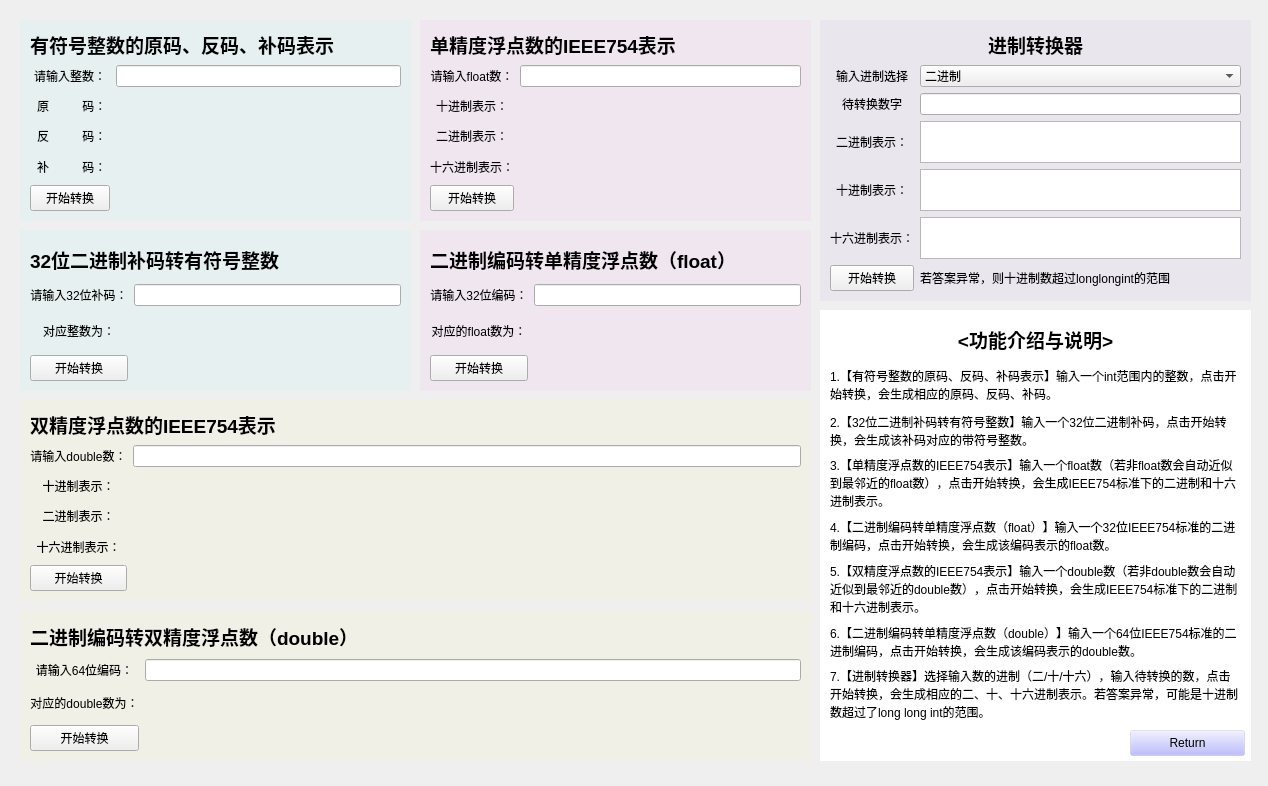
<?xml version="1.0" encoding="UTF-8"?>
<ui version="4.0">
 <class>Secondwindow</class>
 <widget class="QWidget" name="Secondwindow">
  <property name="geometry">
   <rect>
    <x>0</x>
    <y>0</y>
    <width>1268</width>
    <height>786</height>
   </rect>
  </property>
  <property name="sizePolicy">
   <sizepolicy hsizetype="Minimum" vsizetype="Minimum">
    <horstretch>0</horstretch>
    <verstretch>0</verstretch>
   </sizepolicy>
  </property>
  <property name="windowTitle">
   <string>Form</string>
  </property>
  <widget class="QLabel" name="label_8">
   <property name="geometry">
    <rect>
     <x>20</x>
     <y>20</y>
     <width>391</width>
     <height>201</height>
    </rect>
   </property>
   <property name="autoFillBackground">
    <bool>false</bool>
   </property>
   <property name="styleSheet">
    <string notr="true">background-color: rgba(0, 255, 255, 10);</string>
   </property>
   <property name="text">
    <string/>
   </property>
  </widget>
  <widget class="QWidget" name="gridLayoutWidget">
   <property name="geometry">
    <rect>
     <x>30</x>
     <y>30</y>
     <width>371</width>
     <height>181</height>
    </rect>
   </property>
   <layout class="QGridLayout" name="gridLayout">
    <item row="1" column="0">
     <widget class="QLabel" name="label">
      <property name="text">
       <string>请输入整数：</string>
      </property>
      <property name="alignment">
       <set>Qt::AlignCenter</set>
      </property>
     </widget>
    </item>
    <item row="4" column="0">
     <widget class="QLabel" name="label_6">
      <property name="text">
       <string> 补          码：</string>
      </property>
      <property name="alignment">
       <set>Qt::AlignCenter</set>
      </property>
     </widget>
    </item>
    <item row="2" column="1">
     <widget class="QLabel" name="label_3">
      <property name="text">
       <string/>
      </property>
     </widget>
    </item>
    <item row="5" column="0">
     <widget class="QPushButton" name="pushButton">
      <property name="text">
       <string>开始转换</string>
      </property>
     </widget>
    </item>
    <item row="1" column="1">
     <widget class="QLineEdit" name="lineEdit"/>
    </item>
    <item row="4" column="1">
     <widget class="QLabel" name="label_7">
      <property name="text">
       <string/>
      </property>
     </widget>
    </item>
    <item row="2" column="0">
     <widget class="QLabel" name="label_2">
      <property name="layoutDirection">
       <enum>Qt::LeftToRight</enum>
      </property>
      <property name="text">
       <string> 原          码：</string>
      </property>
      <property name="alignment">
       <set>Qt::AlignCenter</set>
      </property>
     </widget>
    </item>
    <item row="3" column="1">
     <widget class="QLabel" name="label_5">
      <property name="text">
       <string/>
      </property>
     </widget>
    </item>
    <item row="0" column="0" colspan="2">
     <widget class="QLabel" name="label_9">
      <property name="font">
       <font>
        <pointsize>14</pointsize>
        <bold>true</bold>
       </font>
      </property>
      <property name="text">
       <string>有符号整数的原码、反码、补码表示</string>
      </property>
     </widget>
    </item>
    <item row="3" column="0">
     <widget class="QLabel" name="label_4">
      <property name="text">
       <string> 反          码：</string>
      </property>
      <property name="alignment">
       <set>Qt::AlignCenter</set>
      </property>
     </widget>
    </item>
   </layout>
  </widget>
  <widget class="QLabel" name="label_10">
   <property name="geometry">
    <rect>
     <x>20</x>
     <y>230</y>
     <width>391</width>
     <height>161</height>
    </rect>
   </property>
   <property name="autoFillBackground">
    <bool>false</bool>
   </property>
   <property name="styleSheet">
    <string notr="true">background-color: rgba(0, 255, 255, 10);</string>
   </property>
   <property name="text">
    <string/>
   </property>
  </widget>
  <widget class="QWidget" name="gridLayoutWidget_2">
   <property name="geometry">
    <rect>
     <x>30</x>
     <y>240</y>
     <width>371</width>
     <height>141</height>
    </rect>
   </property>
   <layout class="QGridLayout" name="gridLayout_2">
    <item row="0" column="0" colspan="2">
     <widget class="QLabel" name="label_18">
      <property name="font">
       <font>
        <pointsize>14</pointsize>
        <bold>true</bold>
       </font>
      </property>
      <property name="text">
       <string>32位二进制补码转有符号整数</string>
      </property>
     </widget>
    </item>
    <item row="1" column="1">
     <widget class="QLineEdit" name="lineEdit_2"/>
    </item>
    <item row="1" column="0">
     <widget class="QLabel" name="label_11">
      <property name="text">
       <string>请输入32位补码：</string>
      </property>
      <property name="alignment">
       <set>Qt::AlignCenter</set>
      </property>
     </widget>
    </item>
    <item row="2" column="1">
     <widget class="QLabel" name="label_15">
      <property name="text">
       <string/>
      </property>
     </widget>
    </item>
    <item row="3" column="0">
     <widget class="QPushButton" name="pushButton_2">
      <property name="text">
       <string>开始转换</string>
      </property>
     </widget>
    </item>
    <item row="2" column="0">
     <widget class="QLabel" name="label_12">
      <property name="text">
       <string>对应整数为：</string>
      </property>
      <property name="alignment">
       <set>Qt::AlignCenter</set>
      </property>
     </widget>
    </item>
   </layout>
  </widget>
  <widget class="QLabel" name="label_13">
   <property name="geometry">
    <rect>
     <x>420</x>
     <y>20</y>
     <width>391</width>
     <height>201</height>
    </rect>
   </property>
   <property name="autoFillBackground">
    <bool>false</bool>
   </property>
   <property name="styleSheet">
    <string notr="true">background-color: rgba(255, 0, 255, 10);</string>
   </property>
   <property name="text">
    <string/>
   </property>
  </widget>
  <widget class="QWidget" name="gridLayoutWidget_3">
   <property name="geometry">
    <rect>
     <x>430</x>
     <y>30</y>
     <width>371</width>
     <height>181</height>
    </rect>
   </property>
   <layout class="QGridLayout" name="gridLayout_3">
    <item row="5" column="1">
     <widget class="QLabel" name="label_19">
      <property name="styleSheet">
       <string notr="true">color: rgb(255, 0, 0);</string>
      </property>
      <property name="text">
       <string/>
      </property>
     </widget>
    </item>
    <item row="2" column="0">
     <widget class="QLabel" name="label_21">
      <property name="layoutDirection">
       <enum>Qt::LeftToRight</enum>
      </property>
      <property name="text">
       <string>十进制表示：</string>
      </property>
      <property name="alignment">
       <set>Qt::AlignCenter</set>
      </property>
     </widget>
    </item>
    <item row="5" column="0">
     <widget class="QPushButton" name="pushButton_3">
      <property name="text">
       <string>开始转换</string>
      </property>
     </widget>
    </item>
    <item row="3" column="0">
     <widget class="QLabel" name="label_22">
      <property name="layoutDirection">
       <enum>Qt::LeftToRight</enum>
      </property>
      <property name="text">
       <string>二进制表示：</string>
      </property>
      <property name="alignment">
       <set>Qt::AlignCenter</set>
      </property>
     </widget>
    </item>
    <item row="0" column="0" colspan="2">
     <widget class="QLabel" name="label_23">
      <property name="font">
       <font>
        <pointsize>14</pointsize>
        <bold>true</bold>
       </font>
      </property>
      <property name="text">
       <string>单精度浮点数的IEEE754表示</string>
      </property>
     </widget>
    </item>
    <item row="1" column="0">
     <widget class="QLabel" name="label_14">
      <property name="text">
       <string>请输入float数：</string>
      </property>
      <property name="alignment">
       <set>Qt::AlignCenter</set>
      </property>
     </widget>
    </item>
    <item row="1" column="1">
     <widget class="QLineEdit" name="lineEdit_3"/>
    </item>
    <item row="4" column="0">
     <widget class="QLabel" name="label_20">
      <property name="layoutDirection">
       <enum>Qt::LeftToRight</enum>
      </property>
      <property name="text">
       <string>十六进制表示：</string>
      </property>
      <property name="alignment">
       <set>Qt::AlignCenter</set>
      </property>
     </widget>
    </item>
    <item row="2" column="1">
     <widget class="QLabel" name="label_16">
      <property name="text">
       <string/>
      </property>
     </widget>
    </item>
    <item row="3" column="1">
     <widget class="QLabel" name="label_17">
      <property name="text">
       <string/>
      </property>
     </widget>
    </item>
    <item row="4" column="1">
     <widget class="QLabel" name="label_24">
      <property name="text">
       <string/>
      </property>
     </widget>
    </item>
   </layout>
  </widget>
  <widget class="QLabel" name="label_34">
   <property name="geometry">
    <rect>
     <x>20</x>
     <y>400</y>
     <width>791</width>
     <height>201</height>
    </rect>
   </property>
   <property name="autoFillBackground">
    <bool>false</bool>
   </property>
   <property name="styleSheet">
    <string notr="true">background-color: rgba(255, 255, 0, 10);</string>
   </property>
   <property name="text">
    <string/>
   </property>
  </widget>
  <widget class="QWidget" name="gridLayoutWidget_4">
   <property name="geometry">
    <rect>
     <x>30</x>
     <y>410</y>
     <width>771</width>
     <height>181</height>
    </rect>
   </property>
   <layout class="QGridLayout" name="gridLayout_5">
    <item row="5" column="1">
     <widget class="QLabel" name="label_35">
      <property name="styleSheet">
       <string notr="true">color: rgb(255, 0, 0);</string>
      </property>
      <property name="text">
       <string/>
      </property>
     </widget>
    </item>
    <item row="2" column="0">
     <widget class="QLabel" name="label_36">
      <property name="layoutDirection">
       <enum>Qt::LeftToRight</enum>
      </property>
      <property name="text">
       <string>十进制表示：</string>
      </property>
      <property name="alignment">
       <set>Qt::AlignCenter</set>
      </property>
     </widget>
    </item>
    <item row="5" column="0">
     <widget class="QPushButton" name="pushButton_5">
      <property name="text">
       <string>开始转换</string>
      </property>
     </widget>
    </item>
    <item row="3" column="0">
     <widget class="QLabel" name="label_37">
      <property name="layoutDirection">
       <enum>Qt::LeftToRight</enum>
      </property>
      <property name="text">
       <string>二进制表示：</string>
      </property>
      <property name="alignment">
       <set>Qt::AlignCenter</set>
      </property>
     </widget>
    </item>
    <item row="0" column="0" colspan="2">
     <widget class="QLabel" name="label_38">
      <property name="font">
       <font>
        <pointsize>14</pointsize>
        <bold>true</bold>
       </font>
      </property>
      <property name="text">
       <string>双精度浮点数的IEEE754表示</string>
      </property>
     </widget>
    </item>
    <item row="1" column="0">
     <widget class="QLabel" name="label_39">
      <property name="text">
       <string>请输入double数：</string>
      </property>
      <property name="alignment">
       <set>Qt::AlignCenter</set>
      </property>
     </widget>
    </item>
    <item row="1" column="1">
     <widget class="QLineEdit" name="lineEdit_5"/>
    </item>
    <item row="4" column="0">
     <widget class="QLabel" name="label_40">
      <property name="layoutDirection">
       <enum>Qt::LeftToRight</enum>
      </property>
      <property name="text">
       <string>十六进制表示：</string>
      </property>
      <property name="alignment">
       <set>Qt::AlignCenter</set>
      </property>
     </widget>
    </item>
    <item row="2" column="1">
     <widget class="QLabel" name="label_41">
      <property name="text">
       <string/>
      </property>
     </widget>
    </item>
    <item row="3" column="1">
     <widget class="QLabel" name="label_42">
      <property name="text">
       <string/>
      </property>
     </widget>
    </item>
    <item row="4" column="1">
     <widget class="QLabel" name="label_43">
      <property name="text">
       <string/>
      </property>
     </widget>
    </item>
   </layout>
  </widget>
  <widget class="QLabel" name="label_44">
   <property name="geometry">
    <rect>
     <x>420</x>
     <y>230</y>
     <width>391</width>
     <height>161</height>
    </rect>
   </property>
   <property name="autoFillBackground">
    <bool>false</bool>
   </property>
   <property name="styleSheet">
    <string notr="true">background-color: rgba(255, 0, 255, 10);</string>
   </property>
   <property name="text">
    <string/>
   </property>
  </widget>
  <widget class="QWidget" name="gridLayoutWidget_5">
   <property name="geometry">
    <rect>
     <x>430</x>
     <y>240</y>
     <width>371</width>
     <height>141</height>
    </rect>
   </property>
   <layout class="QGridLayout" name="gridLayout_6">
    <item row="0" column="0" colspan="2">
     <widget class="QLabel" name="label_45">
      <property name="font">
       <font>
        <pointsize>14</pointsize>
        <bold>true</bold>
       </font>
      </property>
      <property name="text">
       <string>二进制编码转单精度浮点数（float）</string>
      </property>
     </widget>
    </item>
    <item row="1" column="1">
     <widget class="QLineEdit" name="lineEdit_6"/>
    </item>
    <item row="1" column="0">
     <widget class="QLabel" name="label_46">
      <property name="text">
       <string>请输入32位编码：</string>
      </property>
      <property name="alignment">
       <set>Qt::AlignCenter</set>
      </property>
     </widget>
    </item>
    <item row="2" column="1">
     <widget class="QLabel" name="label_47">
      <property name="text">
       <string/>
      </property>
     </widget>
    </item>
    <item row="3" column="0">
     <widget class="QPushButton" name="pushButton_6">
      <property name="text">
       <string>开始转换</string>
      </property>
     </widget>
    </item>
    <item row="2" column="0">
     <widget class="QLabel" name="label_48">
      <property name="text">
       <string>对应的float数为：</string>
      </property>
      <property name="alignment">
       <set>Qt::AlignCenter</set>
      </property>
     </widget>
    </item>
   </layout>
  </widget>
  <widget class="QLabel" name="label_49">
   <property name="geometry">
    <rect>
     <x>20</x>
     <y>610</y>
     <width>791</width>
     <height>151</height>
    </rect>
   </property>
   <property name="autoFillBackground">
    <bool>false</bool>
   </property>
   <property name="styleSheet">
    <string notr="true">background-color: rgba(255, 255, 0, 10);</string>
   </property>
   <property name="text">
    <string/>
   </property>
  </widget>
  <widget class="QWidget" name="gridLayoutWidget_6">
   <property name="geometry">
    <rect>
     <x>30</x>
     <y>620</y>
     <width>771</width>
     <height>131</height>
    </rect>
   </property>
   <layout class="QGridLayout" name="gridLayout_7">
    <item row="0" column="0" colspan="2">
     <widget class="QLabel" name="label_50">
      <property name="font">
       <font>
        <pointsize>14</pointsize>
        <bold>true</bold>
       </font>
      </property>
      <property name="text">
       <string>二进制编码转双精度浮点数（double）</string>
      </property>
     </widget>
    </item>
    <item row="1" column="1">
     <widget class="QLineEdit" name="lineEdit_7"/>
    </item>
    <item row="1" column="0">
     <widget class="QLabel" name="label_51">
      <property name="text">
       <string>请输入64位编码：</string>
      </property>
      <property name="alignment">
       <set>Qt::AlignCenter</set>
      </property>
     </widget>
    </item>
    <item row="2" column="1">
     <widget class="QLabel" name="label_52">
      <property name="text">
       <string/>
      </property>
     </widget>
    </item>
    <item row="3" column="0">
     <widget class="QPushButton" name="pushButton_7">
      <property name="text">
       <string>开始转换</string>
      </property>
     </widget>
    </item>
    <item row="2" column="0">
     <widget class="QLabel" name="label_53">
      <property name="text">
       <string>对应的double数为：</string>
      </property>
      <property name="alignment">
       <set>Qt::AlignCenter</set>
      </property>
     </widget>
    </item>
   </layout>
  </widget>
  <widget class="QLabel" name="label_54">
   <property name="geometry">
    <rect>
     <x>820</x>
     <y>20</y>
     <width>431</width>
     <height>281</height>
    </rect>
   </property>
   <property name="autoFillBackground">
    <bool>false</bool>
   </property>
   <property name="styleSheet">
    <string notr="true">background-color: rgba(100, 0, 200, 10);</string>
   </property>
   <property name="text">
    <string/>
   </property>
  </widget>
  <widget class="QWidget" name="gridLayoutWidget_7">
   <property name="geometry">
    <rect>
     <x>830</x>
     <y>30</y>
     <width>411</width>
     <height>261</height>
    </rect>
   </property>
   <layout class="QGridLayout" name="gridLayout_8">
    <item row="4" column="1">
     <widget class="QTextEdit" name="textEdit">
      <property name="lineWrapMode">
       <enum>QTextEdit::NoWrap</enum>
      </property>
      <property name="lineWrapColumnOrWidth">
       <number>1</number>
      </property>
      <property name="readOnly">
       <bool>true</bool>
      </property>
      <property name="html">
       <string>&lt;!DOCTYPE HTML PUBLIC &quot;-//W3C//DTD HTML 4.0//EN&quot; &quot;http://www.w3.org/TR/REC-html40/strict.dtd&quot;&gt;
&lt;html&gt;&lt;head&gt;&lt;meta name=&quot;qrichtext&quot; content=&quot;1&quot; /&gt;&lt;meta charset=&quot;utf-8&quot; /&gt;&lt;style type=&quot;text/css&quot;&gt;
p, li { white-space: pre-wrap; }
hr { height: 1px; border-width: 0; }
li.unchecked::marker { content: &quot;\2610&quot;; }
li.checked::marker { content: &quot;\2612&quot;; }
&lt;/style&gt;&lt;/head&gt;&lt;body style=&quot; font-family:'Microsoft YaHei UI'; font-size:9pt; font-weight:400; font-style:normal;&quot;&gt;
&lt;p style=&quot;-qt-paragraph-type:empty; margin-top:0px; margin-bottom:0px; margin-left:0px; margin-right:0px; -qt-block-indent:0; text-indent:0px;&quot;&gt;&lt;br /&gt;&lt;/p&gt;&lt;/body&gt;&lt;/html&gt;</string>
      </property>
     </widget>
    </item>
    <item row="2" column="1">
     <widget class="QComboBox" name="comboBox">
      <property name="enabled">
       <bool>true</bool>
      </property>
      <property name="editable">
       <bool>false</bool>
      </property>
      <property name="currentIndex">
       <number>0</number>
      </property>
      <item>
       <property name="text">
        <string>二进制</string>
       </property>
      </item>
      <item>
       <property name="text">
        <string>十进制</string>
       </property>
      </item>
      <item>
       <property name="text">
        <string>十六进制</string>
       </property>
      </item>
     </widget>
    </item>
    <item row="4" column="0">
     <widget class="QLabel" name="label_57">
      <property name="layoutDirection">
       <enum>Qt::LeftToRight</enum>
      </property>
      <property name="text">
       <string>二进制表示：</string>
      </property>
      <property name="alignment">
       <set>Qt::AlignCenter</set>
      </property>
     </widget>
    </item>
    <item row="7" column="0">
     <widget class="QPushButton" name="pushButton_8">
      <property name="text">
       <string>开始转换</string>
      </property>
     </widget>
    </item>
    <item row="0" column="0" colspan="2">
     <widget class="QLabel" name="label_58">
      <property name="font">
       <font>
        <pointsize>14</pointsize>
        <bold>true</bold>
       </font>
      </property>
      <property name="text">
       <string>进制转换器</string>
      </property>
      <property name="alignment">
       <set>Qt::AlignCenter</set>
      </property>
     </widget>
    </item>
    <item row="5" column="0">
     <widget class="QLabel" name="label_64">
      <property name="layoutDirection">
       <enum>Qt::LeftToRight</enum>
      </property>
      <property name="text">
       <string>十进制表示：</string>
      </property>
      <property name="alignment">
       <set>Qt::AlignCenter</set>
      </property>
     </widget>
    </item>
    <item row="6" column="0">
     <widget class="QLabel" name="label_60">
      <property name="layoutDirection">
       <enum>Qt::LeftToRight</enum>
      </property>
      <property name="text">
       <string>十六进制表示：</string>
      </property>
      <property name="alignment">
       <set>Qt::AlignCenter</set>
      </property>
     </widget>
    </item>
    <item row="2" column="0">
     <widget class="QLabel" name="label_59">
      <property name="text">
       <string>输入进制选择</string>
      </property>
      <property name="alignment">
       <set>Qt::AlignCenter</set>
      </property>
     </widget>
    </item>
    <item row="3" column="0">
     <widget class="QLabel" name="label_56">
      <property name="layoutDirection">
       <enum>Qt::LeftToRight</enum>
      </property>
      <property name="text">
       <string>待转换数字</string>
      </property>
      <property name="alignment">
       <set>Qt::AlignCenter</set>
      </property>
     </widget>
    </item>
    <item row="5" column="1">
     <widget class="QTextEdit" name="textEdit_2">
      <property name="lineWrapMode">
       <enum>QTextEdit::NoWrap</enum>
      </property>
      <property name="lineWrapColumnOrWidth">
       <number>1</number>
      </property>
      <property name="readOnly">
       <bool>true</bool>
      </property>
      <property name="html">
       <string>&lt;!DOCTYPE HTML PUBLIC &quot;-//W3C//DTD HTML 4.0//EN&quot; &quot;http://www.w3.org/TR/REC-html40/strict.dtd&quot;&gt;
&lt;html&gt;&lt;head&gt;&lt;meta name=&quot;qrichtext&quot; content=&quot;1&quot; /&gt;&lt;meta charset=&quot;utf-8&quot; /&gt;&lt;style type=&quot;text/css&quot;&gt;
p, li { white-space: pre-wrap; }
hr { height: 1px; border-width: 0; }
li.unchecked::marker { content: &quot;\2610&quot;; }
li.checked::marker { content: &quot;\2612&quot;; }
&lt;/style&gt;&lt;/head&gt;&lt;body style=&quot; font-family:'Microsoft YaHei UI'; font-size:9pt; font-weight:400; font-style:normal;&quot;&gt;
&lt;p style=&quot;-qt-paragraph-type:empty; margin-top:0px; margin-bottom:0px; margin-left:0px; margin-right:0px; -qt-block-indent:0; text-indent:0px;&quot;&gt;&lt;br /&gt;&lt;/p&gt;&lt;/body&gt;&lt;/html&gt;</string>
      </property>
     </widget>
    </item>
    <item row="6" column="1">
     <widget class="QTextEdit" name="textEdit_3">
      <property name="lineWrapMode">
       <enum>QTextEdit::NoWrap</enum>
      </property>
      <property name="lineWrapColumnOrWidth">
       <number>1</number>
      </property>
      <property name="readOnly">
       <bool>true</bool>
      </property>
      <property name="html">
       <string>&lt;!DOCTYPE HTML PUBLIC &quot;-//W3C//DTD HTML 4.0//EN&quot; &quot;http://www.w3.org/TR/REC-html40/strict.dtd&quot;&gt;
&lt;html&gt;&lt;head&gt;&lt;meta name=&quot;qrichtext&quot; content=&quot;1&quot; /&gt;&lt;meta charset=&quot;utf-8&quot; /&gt;&lt;style type=&quot;text/css&quot;&gt;
p, li { white-space: pre-wrap; }
hr { height: 1px; border-width: 0; }
li.unchecked::marker { content: &quot;\2610&quot;; }
li.checked::marker { content: &quot;\2612&quot;; }
&lt;/style&gt;&lt;/head&gt;&lt;body style=&quot; font-family:'Microsoft YaHei UI'; font-size:9pt; font-weight:400; font-style:normal;&quot;&gt;
&lt;p style=&quot;-qt-paragraph-type:empty; margin-top:0px; margin-bottom:0px; margin-left:0px; margin-right:0px; -qt-block-indent:0; text-indent:0px;&quot;&gt;&lt;br /&gt;&lt;/p&gt;&lt;/body&gt;&lt;/html&gt;</string>
      </property>
     </widget>
    </item>
    <item row="3" column="1">
     <widget class="QLineEdit" name="lineEdit_8"/>
    </item>
    <item row="7" column="1">
     <widget class="QLabel" name="label_55">
      <property name="styleSheet">
       <string notr="true"/>
      </property>
      <property name="text">
       <string>若答案异常，则十进制数超过longlongint的范围</string>
      </property>
     </widget>
    </item>
   </layout>
  </widget>
  <widget class="QLabel" name="label_61">
   <property name="geometry">
    <rect>
     <x>820</x>
     <y>310</y>
     <width>431</width>
     <height>451</height>
    </rect>
   </property>
   <property name="autoFillBackground">
    <bool>false</bool>
   </property>
   <property name="styleSheet">
    <string notr="true">background-color: rgba(255, 255, 255, 255);</string>
   </property>
   <property name="text">
    <string/>
   </property>
  </widget>
  <widget class="QPushButton" name="pushButton_9">
   <property name="geometry">
    <rect>
     <x>1130</x>
     <y>730</y>
     <width>115</width>
     <height>26</height>
    </rect>
   </property>
   <property name="styleSheet">
    <string notr="true">background-color: rgba(170, 170, 255, 50);</string>
   </property>
   <property name="text">
    <string>Return</string>
   </property>
  </widget>
  <widget class="QWidget" name="layoutWidget">
   <property name="geometry">
    <rect>
     <x>830</x>
     <y>320</y>
     <width>411</width>
     <height>401</height>
    </rect>
   </property>
   <layout class="QVBoxLayout" name="verticalLayout">
    <item>
     <widget class="QLabel" name="label_62">
      <property name="font">
       <font>
        <pointsize>14</pointsize>
        <bold>true</bold>
       </font>
      </property>
      <property name="text">
       <string>&lt;功能介绍与说明&gt;</string>
      </property>
      <property name="alignment">
       <set>Qt::AlignCenter</set>
      </property>
     </widget>
    </item>
    <item>
     <widget class="QLabel" name="label_63">
      <property name="font">
       <font>
        <pointsize>9</pointsize>
        <bold>false</bold>
       </font>
      </property>
      <property name="text">
       <string>1.【有符号整数的原码、反码、补码表示】输入一个int范围内的整数，点击开始转换，会生成相应的原码、反码、补码。</string>
      </property>
      <property name="wordWrap">
       <bool>true</bool>
      </property>
     </widget>
    </item>
    <item>
     <widget class="QLabel" name="label_65">
      <property name="font">
       <font>
        <pointsize>9</pointsize>
        <bold>false</bold>
       </font>
      </property>
      <property name="text">
       <string>2.【32位二进制补码转有符号整数】输入一个32位二进制补码，点击开始转换，会生成该补码对应的带符号整数。</string>
      </property>
      <property name="wordWrap">
       <bool>true</bool>
      </property>
     </widget>
    </item>
    <item>
     <widget class="QLabel" name="label_66">
      <property name="font">
       <font>
        <pointsize>9</pointsize>
        <bold>false</bold>
       </font>
      </property>
      <property name="text">
       <string>3.【单精度浮点数的IEEE754表示】输入一个float数（若非float数会自动近似到最邻近的float数），点击开始转换，会生成IEEE754标准下的二进制和十六进制表示。</string>
      </property>
      <property name="wordWrap">
       <bool>true</bool>
      </property>
     </widget>
    </item>
    <item>
     <widget class="QLabel" name="label_67">
      <property name="font">
       <font>
        <pointsize>9</pointsize>
        <bold>false</bold>
       </font>
      </property>
      <property name="text">
       <string>4.【二进制编码转单精度浮点数（float）】输入一个32位IEEE754标准的二进制编码，点击开始转换，会生成该编码表示的float数。</string>
      </property>
      <property name="wordWrap">
       <bool>true</bool>
      </property>
     </widget>
    </item>
    <item>
     <widget class="QLabel" name="label_68">
      <property name="font">
       <font>
        <pointsize>9</pointsize>
        <bold>false</bold>
       </font>
      </property>
      <property name="text">
       <string>5.【双精度浮点数的IEEE754表示】输入一个double数（若非double数会自动近似到最邻近的double数），点击开始转换，会生成IEEE754标准下的二进制和十六进制表示。</string>
      </property>
      <property name="wordWrap">
       <bool>true</bool>
      </property>
     </widget>
    </item>
    <item>
     <widget class="QLabel" name="label_69">
      <property name="font">
       <font>
        <pointsize>9</pointsize>
        <bold>false</bold>
       </font>
      </property>
      <property name="text">
       <string>6.【二进制编码转单精度浮点数（double）】输入一个64位IEEE754标准的二进制编码，点击开始转换，会生成该编码表示的double数。</string>
      </property>
      <property name="wordWrap">
       <bool>true</bool>
      </property>
     </widget>
    </item>
    <item>
     <widget class="QLabel" name="label_70">
      <property name="font">
       <font>
        <pointsize>9</pointsize>
        <bold>false</bold>
       </font>
      </property>
      <property name="text">
       <string>7.【进制转换器】选择输入数的进制（二/十/十六），输入待转换的数，点击开始转换，会生成相应的二、十、十六进制表示。若答案异常，可能是十进制数超过了long long int的范围。</string>
      </property>
      <property name="wordWrap">
       <bool>true</bool>
      </property>
     </widget>
    </item>
   </layout>
  </widget>
 </widget>
 <resources/>
 <connections/>
</ui>
